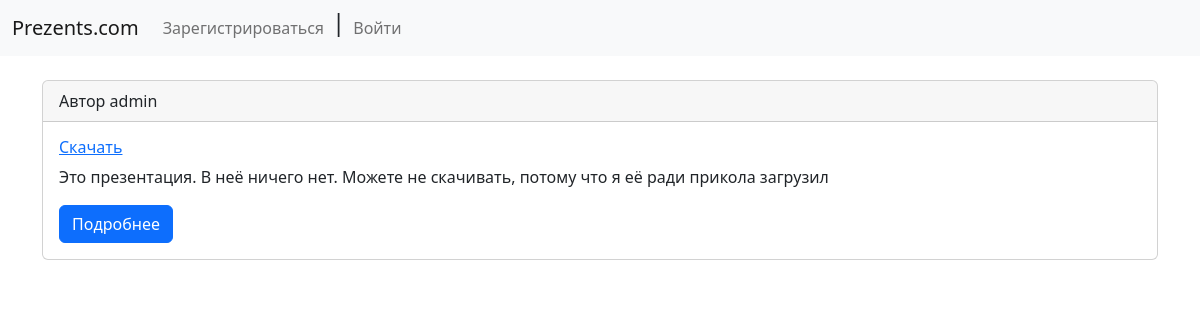
The app's page /prezents/index/, older data.
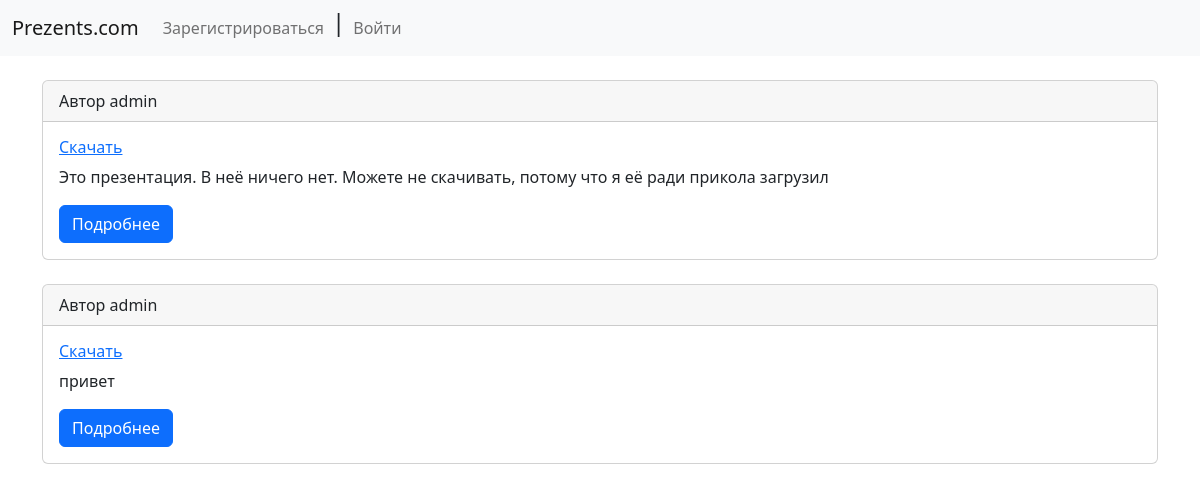
The same page, newer data.
### prezents/models.py (models this page shows)
class Post(models.Model):
    user = models.ForeignKey(User,
            on_delete=models.CASCADE,
            verbose_name='пользователь')
    file = models.FileField(upload_to='index_file/', verbose_name='файл')
    description = models.TextField(verbose_name='описание файла')

### users/models.py (models this page shows)
class User(AbstractUser):
    description = models.TextField()
    image = models.ImageField(upload_to='photo/', blank=True)
    def __str__(self) -> str:
        return self.username
    class Meta:
        verbose_name = 'user'
        verbose_name_plural = 'users'

### prezents/views.py (the view)
# urls.py: path('index/', views.index, name='index'),
def index(request):
    posts = Post.objects.all()
    return render(request,
        template_name='prezents/index.html',
        context={'posts': posts})

### templates/prezents/index.html (shortened to what this page needs)
{% extends 'base.html' %}
{% block content %}
<br>
<div class="container">
    {% for post in posts %}
        <div class="card">
            <div class="card-header">
                Автор   {{ post.user }}
            </div>
            <div class="card-body">
              <h6 class="card-title"><a href="{{ post.file.url}}">Скачать</a></h6>
              <p class="card-text">{{ post.description }}</p>
              <a href="{% url 'detail' post.pk %}" class="btn btn-primary">Подробнее</a>
            </div>
          </div>
          <br>
        {% endfor %}
      </div>
{% endblock %}

Row changes from the older to the newer data that the page shows:
added Post: user "admin", description "привет"
